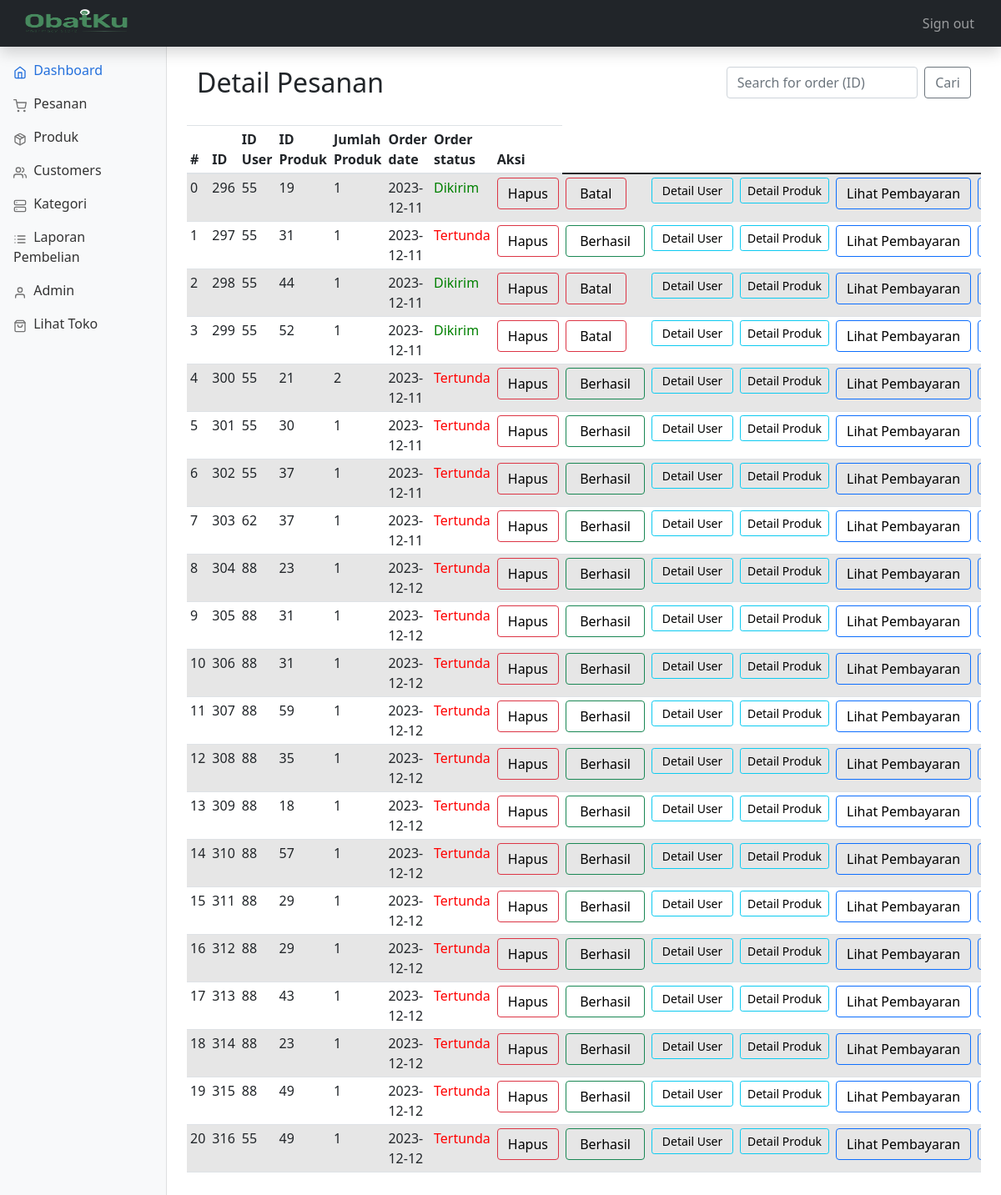
Screenshot of /admin/orders.php (signed in) with the database file from the repository.
### tables this page shows
CREATE TABLE `orders` (
  `order_id` int(11) NOT NULL,
  `item_id` int(11) NOT NULL,
  `user_id` int(11) NOT NULL,
  `order_quantity` int(3) NOT NULL,
  `order_date` date NOT NULL,
  `order_status` tinyint(1) NOT NULL DEFAULT 0,
  `order_total` int(11) NOT NULL,
  `payment_status` tinyint(4) DEFAULT 0
);

### admin/includes/functions.php (called while the page is built, shortened)
<?php
$connection = mysqli_connect("localhost", "root", "", "ObatKu");
function query($query)
{
    global $connection;
    $run = mysqli_query($connection, $query);
    if ($run) {
        while ($row = $run->fetch_assoc()) {
            $data[] = $row;
        }
        return $data;
    } else {
        return 0;
    }
}
function check_admin($id)
{
    $query = "SELECT admin_id FROM admin where admin_id='$id'";
    $row = query($query);
    if (empty($row)) {
        return 0;
    } else {
        return 1;
    }
}
function all_orders()
{
    $query = "SELECT * FROM orders";
    $data = query($query);
    return $data;
}

### admin/orders.php (the view, shortened to what this page needs)
<?php
include "includes/head.php";
?>
<body>
    <?php
    include "includes/header.php"
    ?>
    <?php
    include "includes/sidebar.php";
    ?>
    <main class="col-md-9 ms-sm-auto col-lg-10 px-md-4">
        <div class="container">
            <div class="row align-items-start">
                <div class="col">
                    <br>
                    <h2>Detail Pesanan</h2>
                    <br>
                </div>
                <div class="col">
                </div>
                <div class="col">
                    <br>
                    <form class="d-flex" method="GET" action="orders.php">
                        <input class="form-control me-2 col" type="search" name="search_order_id" placeholder="Search for order (ID)" aria-label="Search">
                        <button class="btn btn-outline-secondary" type="submit" name="search_order" value="search">Cari</button>
                    </form>
                    <br>
                </div>
            </div>
        </div>
        <div class="table-responsive">
            <table class="table table-striped table-sm">
            <thead>
                <tr>
                    <th scope="col">#</th>
                    <th scope="col">ID</th>
                    <th scope="col">ID User</th>
                    <th scope="col">ID Produk</th>
                    <th scope="col">Jumlah Produk</th>
                    <th scope="col">Order date</th>
                    <th scope="col">Order status</th>
                    <th scope="col">Aksi</th>
                </tr>
            </thead>
            <tbody>
            <?php
            $data = all_orders();
            $num = sizeof($data);
            for ($i = 0; $i < $num; $i++) {
            ?>
                <tr>
                    <td><?php echo $i ?></td>
                    <td><?php echo $data[$i]['order_id'] ?></td>
                    <td><?php echo $data[$i]['user_id'] ?></td>
                    <td><?php echo $data[$i]['item_id'] ?></td>
                    <td><?php echo $data[$i]['order_quantity'] ?></td>
                    <td><?php echo $data[$i]['order_date'] ?></td>
                    <?php if ($data[$i]['order_status'] == 1) { ?>
                        <td style="color: green;">
                            Dikirim
                        </td>
                    <?php } else { ?>
                        <td style="color: red;">
                            Tertunda
                        </td>
                    <?php } ?>
                    <td>
                        <button type="button" class="btn btn-outline-danger"><a style="text-decoration: none; color:black;" href="orders.php?delete=<?php echo $data[$i]['order_id'] ?>">Hapus</a></button>
                    </td>
                    <?php if ($data[$i]['order_status'] == 1) { ?>
                        <td>
                            <button type="button" class="btn btn-outline-danger"><a style="text-decoration: none; color:black;" href="orders.php?undo=<?php echo $data[$i]['order_id'] ?>">&nbsp;Batal&nbsp;</a></button>
                        </td>
                    <?php } else { ?>
                        <td>
                            <button type="button" class="btn btn-outline-success"><a style="text-decoration: none; color:black;" href="orders.php?done=<?php echo $data[$i]['order_id'] ?>">&nbsp;Berhasil&nbsp;</a></button>
                        </td>
                    <?php } ?>
                    <td>
                        <button type="button" class="btn btn-sm btn-outline-info"><a style="text-decoration: none; color:black;" href="customers.php?id=<?php echo $data[$i]['user_id'] ?>"> &nbsp;Detail User&nbsp; </a></button>
                    </td>
                    <td>
                        <button type="button" class="btn btn-sm btn-outline-info"><a style="text-decoration: none; color:black;" href="products.php?id=<?php echo $data[$i]['item_id'] ?>">Detail Produk</a></button>
                    </td>
                    <td>
                        <button type="button" class="btn btn-outline-primary"><a style="text-decoration: none; color:black;" href="lihat_pembayaran.php?id=<?php echo $data[$i]['order_id'] ?>">Lihat Pembayaran</a></button>
                    </td>
                    <td>
                        <button type="button" class="btn btn-outline-primary">
                        </button>
                    </td>
                </tr>
            <?php } ?>
        </tbody>
            </table>
        </div>
        <br><br>
    </main>
</body>

### admin/dashboard.css (style rules this page uses)
body { font-size: 0.875rem; }

### rows the page displays
orders: order_id "296", user "55", item "19", order_quantity "1", order_date "2023-12-11", order_status "Dikirim"
orders: order_id "297", user "55", item "31", order_quantity "1", order_date "2023-12-11", order_status "Tertunda"
orders: order_id "298", user "55", item "44", order_quantity "1", order_date "2023-12-11", order_status "Dikirim"
orders: order_id "299", user "55", item "52", order_quantity "1", order_date "2023-12-11", order_status "Dikirim"
orders: order_id "300", user "55", item "21", order_quantity "2", order_date "2023-12-11", order_status "Tertunda"
orders: order_id "301", user "55", item "30", order_quantity "1", order_date "2023-12-11", order_status "Tertunda"
orders: order_id "302", user "55", item "37", order_quantity "1", order_date "2023-12-11", order_status "Tertunda"
orders: order_id "303", user "62", item "37", order_quantity "1", order_date "2023-12-11", order_status "Tertunda"
orders: order_id "304", user "88", item "23", order_quantity "1", order_date "2023-12-12", order_status "Tertunda"
orders: order_id "305", user "88", item "31", order_quantity "1", order_date "2023-12-12", order_status "Tertunda"
orders: order_id "306", user "88", item "31", order_quantity "1", order_date "2023-12-12", order_status "Tertunda"
orders: order_id "307", user "88", item "59", order_quantity "1", order_date "2023-12-12", order_status "Tertunda"
orders: order_id "308", user "88", item "35", order_quantity "1", order_date "2023-12-12", order_status "Tertunda"
orders: order_id "309", user "88", item "18", order_quantity "1", order_date "2023-12-12", order_status "Tertunda"
orders: order_id "310", user "88", item "57", order_quantity "1", order_date "2023-12-12", order_status "Tertunda"
orders: order_id "311", user "88", item "29", order_quantity "1", order_date "2023-12-12", order_status "Tertunda"
orders: order_id "312", user "88", item "29", order_quantity "1", order_date "2023-12-12", order_status "Tertunda"
orders: order_id "313", user "88", item "43", order_quantity "1", order_date "2023-12-12", order_status "Tertunda"
orders: order_id "314", user "88", item "23", order_quantity "1", order_date "2023-12-12", order_status "Tertunda"
orders: order_id "315", user "88", item "49", order_quantity "1", order_date "2023-12-12", order_status "Tertunda"
orders: order_id "316", user "55", item "49", order_quantity "1", order_date "2023-12-12", order_status "Tertunda"
